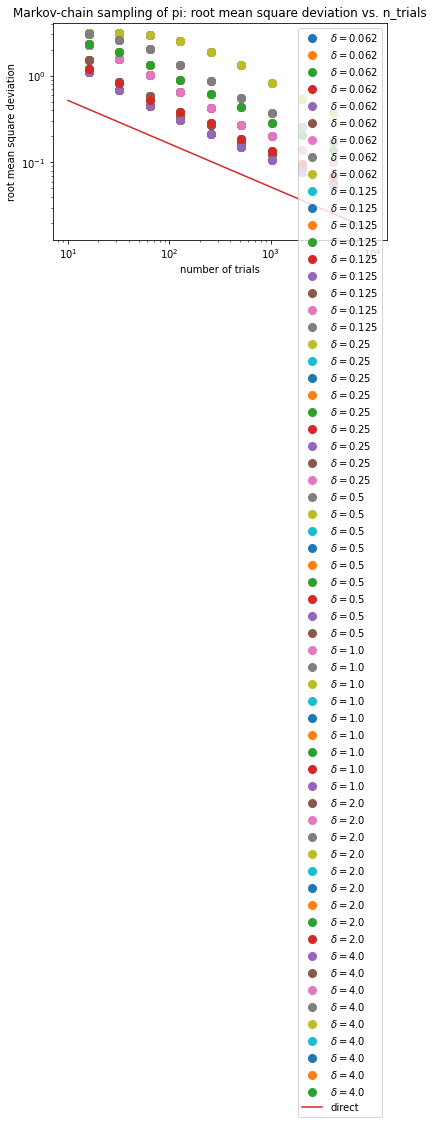

Generate this figure with Python:
#!/usr/bin/env python
# coding: utf-8

# In[1]:


import random, math, pylab, numpy


# In[2]:


def markov_pi(N, delta):
    x, y = 1.0, 1.0
    n_hits = 0
    for i in range(N):
        del_x, del_y = random.uniform(-delta, delta), random.uniform(-delta, delta)
        if abs(x + del_x) < 1.0 and abs(y + del_y) < 1.0:
            x, y = x + del_x, y + del_y
        if x**2 + y**2 < 1.0: n_hits += 1
    return n_hits

n_runs = 500
for delta in [0.062, 0.125, 0.25, 0.5, 1.0, 2.0, 4.0]:
    n_trials_list = []
    sigmas = []
    for poweroftwo in range(4, 13):
        n_trials = 2 ** poweroftwo
        sigma = 0.0
        for run in range(n_runs):
            pi_est = 4.0 * markov_pi(n_trials, delta) / float(n_trials)
            sigma += (pi_est - math.pi) ** 2
        sigmas.append(math.sqrt(sigma/(n_runs)))
        n_trials_list.append(n_trials)
        pylab.plot(n_trials_list, sigmas, 'o', ms = 8, label = '$\delta = $' + str(delta))

pylab.xscale('log')
pylab.yscale('log')
pylab.xlabel('number of trials')
pylab.ylabel('root mean square deviation')
pylab.plot([10,10000],[1.642 / math.sqrt(10.0), 1.642 / math.sqrt(10000.0)], label = 'direct')
pylab.title('Markov-chain sampling of pi: root mean square deviation vs. n_trials')
pylab.legend(loc='upper right')
pylab.savefig('markov_sampling_rms_deviation.png')
pylab.show()


# In[ ]:
